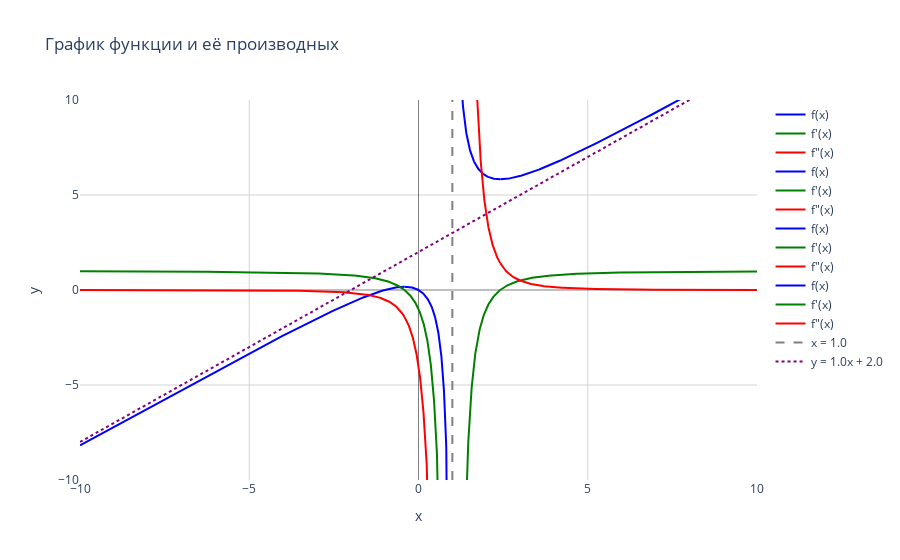

The code cell stored with this chart in its notebook:
### Code cell
from sympy import Symbol
from helper.functionanalyzer import FunctionAnalyzer

x = Symbol('x')

# Пример 1: функция с наклонной асимптотой y = x + 1
f1 = (x**2 + x)/(x - 1)
analyzer1 = FunctionAnalyzer(f1, x)
analyzer1.describe()  # Покажет наклонную асимптоту: y = x + 1
analyzer1.plot()

# Пример 2: функция с наклонной асимптотой y = 2x - 3
f2 = 2*x + (x-3)/(x+1)
analyzer2 = FunctionAnalyzer(f2, x)
analyzer2.describe()  # Покажет наклонную асимптоту: y = 2x - 3
analyzer2.plot()

# Пример 3: функция с наклонной асимптотой y = -x + 2
f3 = -x + 2 + 1/x
analyzer3 = FunctionAnalyzer(f3, x)
analyzer3.describe()  # Покажет наклонную асимптоту: y = -x + 2
analyzer3.plot()

### Figure 1 — Plotly figure (JSON) as saved in the notebook; plotly's stock layout.template omitted (floating-point values rounded to 4 significant figures; data arrays with more than 128 entries replaced by an {"elided": "..."} marker saying what was removed)
{"data": [{"line": {"color": "blue"}, "name": "f(x)", "type": "scatter", "x": {"elided": "300 float values"}, "y": {"elided": "300 float values"}}, {"line": {"color": "green"}, "name": "f'(x)", "type": "scatter", "x": {"elided": "300 float values"}, "y": {"elided": "300 float values"}}, {"line": {"color": "red"}, "name": "f\"(x)", "type": "scatter", "x": {"elided": "300 float values"}, "y": {"elided": "300 float values"}}, {"line": {"color": "blue"}, "name": "f(x)", "type": "scatter", "x": {"elided": "300 float values"}, "y": {"elided": "300 float values"}}, {"line": {"color": "green"}, "name": "f'(x)", "type": "scatter", "x": {"elided": "300 float values"}, "y": {"elided": "300 float values"}}, {"line": {"color": "red"}, "name": "f\"(x)", "type": "scatter", "x": {"elided": "300 float values"}, "y": {"elided": "300 float values"}}, {"line": {"color": "blue"}, "name": "f(x)", "type": "scatter", "x": {"elided": "300 float values"}, "y": {"elided": "300 float values"}}, {"line": {"color": "green"}, "name": "f'(x)", "type": "scatter", "x": {"elided": "300 float values"}, "y": {"elided": "300 float values"}}, {"line": {"color": "red"}, "name": "f\"(x)", "type": "scatter", "x": {"elided": "300 float values"}, "y": {"elided": "300 float values"}}, {"line": {"color": "blue"}, "name": "f(x)", "type": "scatter", "x": {"elided": "300 float values"}, "y": {"elided": "300 float values"}}, {"line": {"color": "green"}, "name": "f'(x)", "type": "scatter", "x": {"elided": "300 float values"}, "y": {"elided": "300 float values"}}, {"line": {"color": "red"}, "name": "f\"(x)", "type": "scatter", "x": {"elided": "300 float values"}, "y": {"elided": "300 float values"}}, {"line": {"color": "gray", "dash": "dash"}, "mode": "lines", "name": "x = 1.0", "type": "scatter", "x": [1, 1], "y": [-10, 10]}, {"line": {"color": "purple", "dash": "dot"}, "mode": "lines", "name": "y = 1.0x + 2.0", "type": "scatter", "x": [-10, 10], "y": [-8, 12]}], "layout": {"hovermode": "x unified", "plot_bgcolor": "white", "showlegend": true, "title": {"text": "График функции и её производных"}, "xaxis": {"gridcolor": "lightgray", "range": [-10, 10], "title": {"text": "x"}, "zerolinecolor": "black", "zerolinewidth": 0.5}, "yaxis": {"gridcolor": "lightgray", "range": [-10, 10], "title": {"text": "y"}, "zerolinecolor": "black", "zerolinewidth": 0.5}}}
